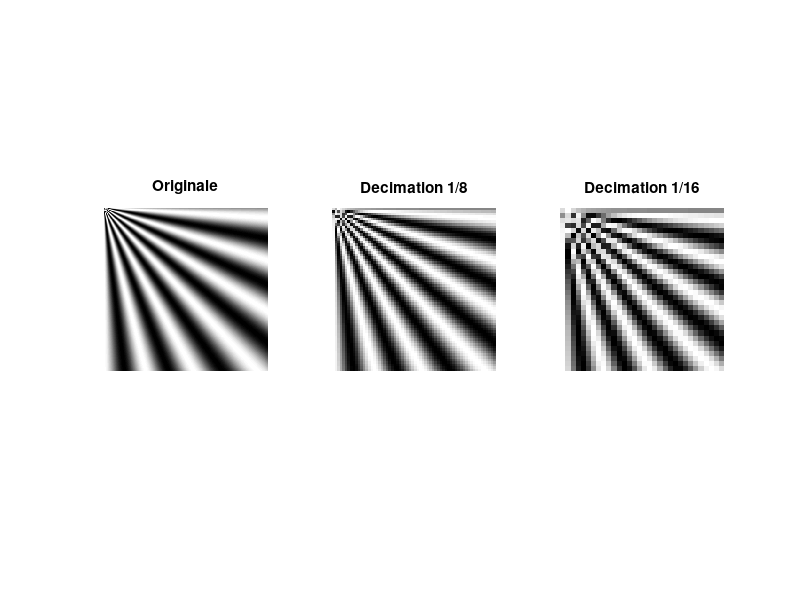
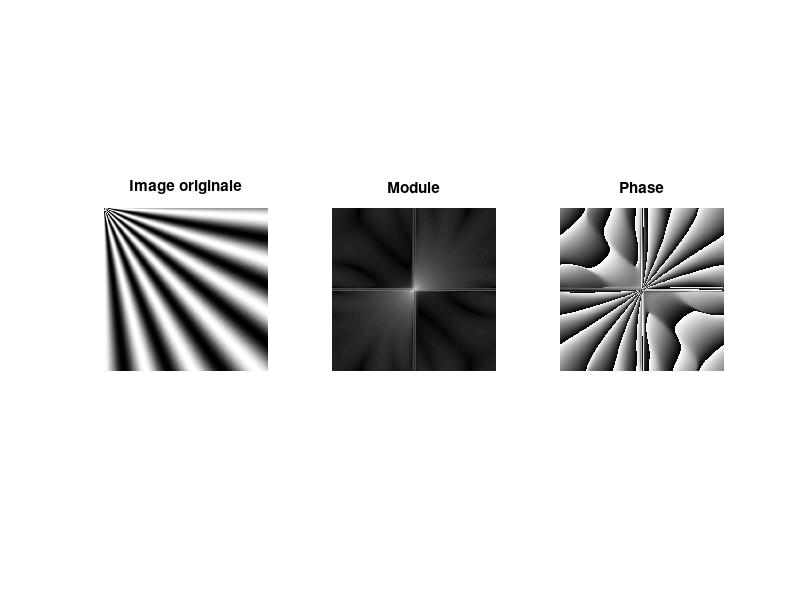
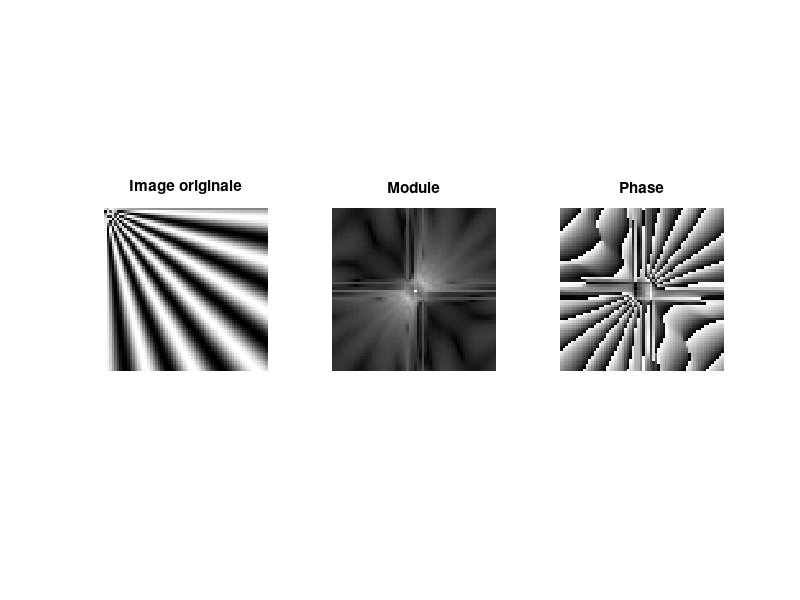
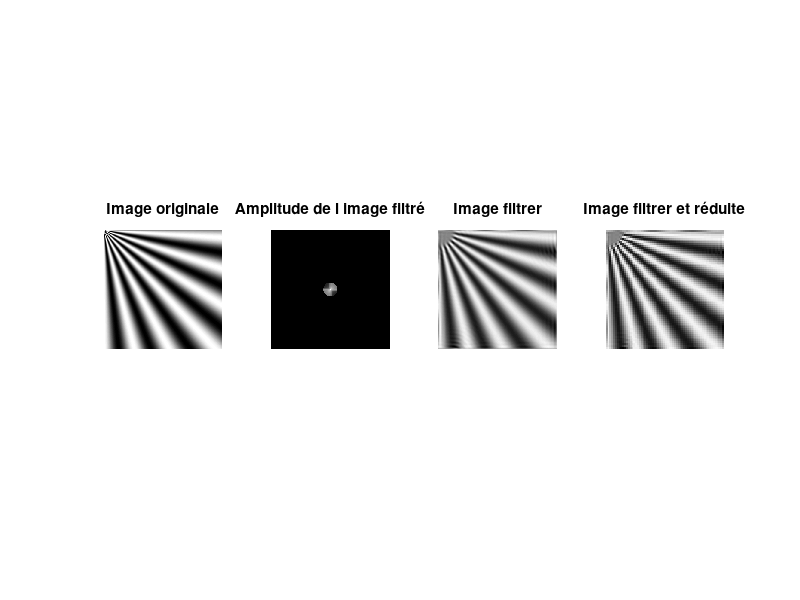

Write MATLAB code to recreate these figures, in order.

% Exercice 4. Aliasing
clc; clear; close all;


% Effectuez une décimation simple (prendre un point sur 2, 4, 8…) sur différentes images.

function imResult = reduceImage(n, im)
  imResult = im(1:2^n:end, 1:2^n:end, :);
end

% Paramètres
N = 25;           % nombre de bandes
res = 512;        % taille de l'image
img = zeros(res); % initialisation

% Coordonnées
[x, y] = meshgrid(1:res, 1:res);

% Angle de chaque pixel par rapport au coin en haut à gauche
theta = atan2(y, x);

% Motif sinusoïdal pour une transition douce entre bandes
imDecimation = 0.5 + 0.5 * sin(theta * N); % valeurs entre 0 (noir) et 1 (blanc)

imDecimation2 = reduceImage(1, imDecimation);
imDecimation8 = reduceImage(3, imDecimation);
imDecimation16 = reduceImage(4, imDecimation);

% --- Affichage ---
figure('Name', 'Decimation simple','Position',[100 100 1200 400]);

subplot(1,3,1);
imshow(imDecimation, []);
title('Originale');

subplot(1,3,2);
imshow(imDecimation8, []);  % log pour mieux visualiser
colormap jet;
title('Decimation 1/8');

subplot(1,3,3);
imshow(imDecimation16, []);
title('Decimation 1/16');



% Quelle forme prend ce phénomène sur les images décimées et sur les transformées de Fourier ?

imDecimation_fft = fft2(imDecimation);

% Module et phase
mod_deci = abs(fftshift(imDecimation_fft));   % module recentré
phase_deci = angle(fftshift(imDecimation_fft));          % phase

% --- Affichage ---
figure('Name','FFT Decimation original','Position',[100 100 1200 400]);

subplot(1,3,1);
imshow(imDecimation, []);
title('Image originale');

subplot(1,3,2);
imshow(log(1+mod_deci), []);  % log pour mieux visualiser
colormap jet;
title('Module');

subplot(1,3,3);
imshow(phase_deci, []);
title('Phase');

imDecimation8_fft = fft2(imDecimation8);

% Module et phase
mod_deci8 = abs(fftshift(imDecimation8_fft));   % module recentré
phase_deci8 = angle(fftshift(imDecimation8_fft));          % phase


% --- Affichage ---
figure('Name','FFT Decimation 1/8 pixels','Position',[100 100 1200 400]);

subplot(1,3,1);
imshow(imDecimation8, []);
title('Image originale');

subplot(1,3,2);
imshow(log(1+mod_deci8), []);  % log pour mieux visualiser
colormap jet;
title('Module');

subplot(1,3,3);
imshow(phase_deci8, []);
title('Phase');


% Résultat plus bruité, manque de structure, désorganisée, repliement spectrale


%%% Exercice 5. Filtrage passe-bas


% Masque passe-bas circulaire
[N, M] = size(imDecimation);
rayon = 30;

[x, y] = meshgrid(1:M, 1:N);
cx = floor(M/2); cy = floor(N/2);
masque = sqrt((x-cx).^2 + (y-cy).^2) < rayon;

imDecimation_fftshift = fftshift(imDecimation_fft);

imDecimation_fft_filtre = imDecimation_fftshift.* masque;

figure(10)
imDecimation_filtre = real(ifft2(ifftshift(imDecimation_fft_filtre)));
imshow(imDecimation_filtre, []);
title('Image filtrée (passe-bas sur la TF)');

figure('Name','Image avec Filtre passe Bas','Position',[100 100 1500 400]);

subplot(1,4,1);
imshow(imDecimation, []);
title('Image originale');

subplot(1,4,2);
imshow(log(1+imDecimation_fft_filtre), []);  % log pour mieux visualiser
colormap jet;
title('Amplitude de l image filtré');

subplot(1,4,3);
imshow(imDecimation_filtre, []);
title('Image filtrer');

imDecimation8_filtre = reduceImage(3, imDecimation_filtre);
subplot(1,4,4);
imshow(imDecimation8_filtre, []);
title('Image filtrer et réduite');

% Apparition d’oscillations, plus particulièrement autour des discontinuités :
% phénomène de Gibbs


% Filtre Gaussien transition plus lisse
N = 512; % nombre de lignes
M = 512; % nombre de colonnes
sigma = 10; % écart-type du filtre (largeur du passe-bas, à ajuster selon le besoin)

[x, y] = meshgrid(1:M, 1:N);
cx = floor(M/2);
cy = floor(N/2);

% Calcul de la distance au centre de l'image
d2 = (x - cx).^2 + (y - cy).^2;

% Masque gaussien en 2D
mask_gauss = exp(-d2/(2*sigma^2));

imDecimation_fft_filtre2 = imDecimation_fftshift.* mask_gauss;

imDecimation_filtre2 = real(ifft2(ifftshift(imDecimation_fft_filtre2)));

figure('Name','Image avec Filtre Gaussien passe Bas','Position',[100 100 1200 400]);

subplot(1,4,1);
imshow(imDecimation, []);
title('Image originale');

subplot(1,4,2);
imshow(log(1+imDecimation_fft_filtre2), []);  % log pour mieux visualiser
colormap jet;
title('Amplitude de l image filtré');

subplot(1,4,3);
imshow(imDecimation_filtre2, []);
title('Image filtrer');

imDecimation8_filtre2 = reduceImage(3, imDecimation_filtre2);
subplot(1,4,4);
imshow(imDecimation8_filtre2, []);
title('Image filtrer et réduite');

% Il n'y a plus d'apparition d'oscillations

% Filtre de Butterworth


% Paramètres du filtre Butterworth 2D
n = 1;           % ordre du filtre (2, 4, ...). Plus grand => transition plus raide
D0 = 0.01;       % cutoff en cycles/pixel (ajuster). 0.02 correspond à ≈ 10 cycles sur une image de 512 (0.02*512 ≈ 10)

% Construire la grille de fréquences (normalisée en cycles/pixel, de -0.5 à +0.5)
[u, v] = meshgrid( (-N/2:(N/2-1))/N , (-N/2:(N/2-1))/N ); % u = axe x (cols), v = axe y (rows)
D = sqrt(u.^2 + v.^2);    % distance radiale en cycles/pixel

% Réponse en amplitude Butterworth passe-bas (2D)
H = 1 ./ ( 1 + (D./D0).^(2*n) );

% Appliquer le filtre dans le domaine fréquentiel
F = fftshift( imDecimation_fft );  % fftshift pour centrer DC
G = H .* F;
g = real(ifft2(ifftshift(G)));

% Affichage
figure('Name','Image avec Filtre Butterworth 2D','Position',[100 100 1200 400]);
subplot(1,4,1);
imshow(imDecimation); title('Originale');
subplot(1,4,2);
imagesc(log(1+abs(F))); axis image; title('Amplitude de l image filtré'); colorbar;
subplot(1,4,3);
imshow(g, []); title(sprintf('Après Butterworth 2D (D0=%.4f, n=%d)', D0, n));

% Optionnel : visualiser le filtre H
%figure;
%imagesc(fftshift(H)); axis image; colorbar;
%title('Filtre Butterworth 2D (centré)');

imDecimation8_filtre2_1 = reduceImage(3, g);
subplot(1,4,4);
imshow(imDecimation8_filtre2_1, []);
title('Image filtrer et réduite');



